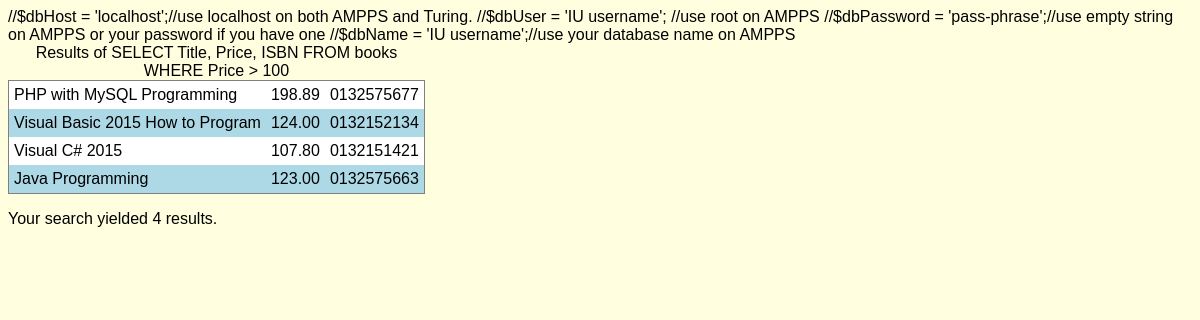
The app's page /booksdb_procedural.php with its own data.
### tables this page shows
CREATE TABLE books
(
   ID  varchar(5) NOT NULL PRIMARY KEY,
   Title varchar(60),
   Category varchar(32),
   ISBN varchar(20),
   Price decimal(5,2)
);

### booksdb_procedural.php (the view, shortened to what this page needs)
<!DOCTYPE html>
<html>
   <head>
   </head>
   <body>
      <?php
	     require_once 'login.php';
		 $dbConnection = mysqli_connect( $dbHost, $dbUser, $dbPassword, $dbName);
         $query = "SELECT Title, Price, ISBN FROM books WHERE Price > 100";
         if ( !( $result = mysqli_query($dbConnection, $query) ) )
         {
            print( "<p>Could not execute query!</p>" );
            die( mysqli_error($dbConnection) . "</body></html>" );
         }
      ?>
      <table>
         <caption>Results of <?php print( "$query" ) ?> </caption>
         <?php
            while ( $row = mysqli_fetch_row($result) )
            {
               print( "<tr>" );
               foreach ( $row as $value )
                  print( "<td>$value</td>" );
				  print( "</tr>" );
            }
         ?>
      </table>
      <p>Your search yielded
         <?php print( mysqli_num_rows( $result ) ) ?> results.
	  </p>
   </body>
</html>

### login.php (shortened to what this page needs)
//$dbHost = 'localhost';//use localhost on both AMPPS and Turing.
//$dbUser = 'IU username'; //use root on AMPPS
//$dbPassword = 'pass-phrase';//use empty string on AMPPS or your password if you have one
//$dbName = 'IU username';//use your database name on AMPPS

### booksdb_procedural.php (style rules this page uses)
body { font-family: sans-serif; background-color: lightyellow; }
table { background-color: lightblue; border-collapse: collapse; border: 1px solid gray; }
td { padding: 5px; }
tr:nth-child(odd) { background-color: white; }

### records on screen
books: Title "PHP with MySQL Programming", Price "198.89", ISBN "0132575677"
books: Title "Visual Basic 2015 How to Program", Price "124.00", ISBN "0132152134"
books: Title "Visual C# 2015", Price "107.80", ISBN "0132151421"
books: Title "Java Programming", Price "123.00", ISBN "0132575663"

### other values on screen
$query "SELECT Title, Price, ISBN FROM books WHERE Price > 100"
mysqli_num_rows( $result ) "4"
